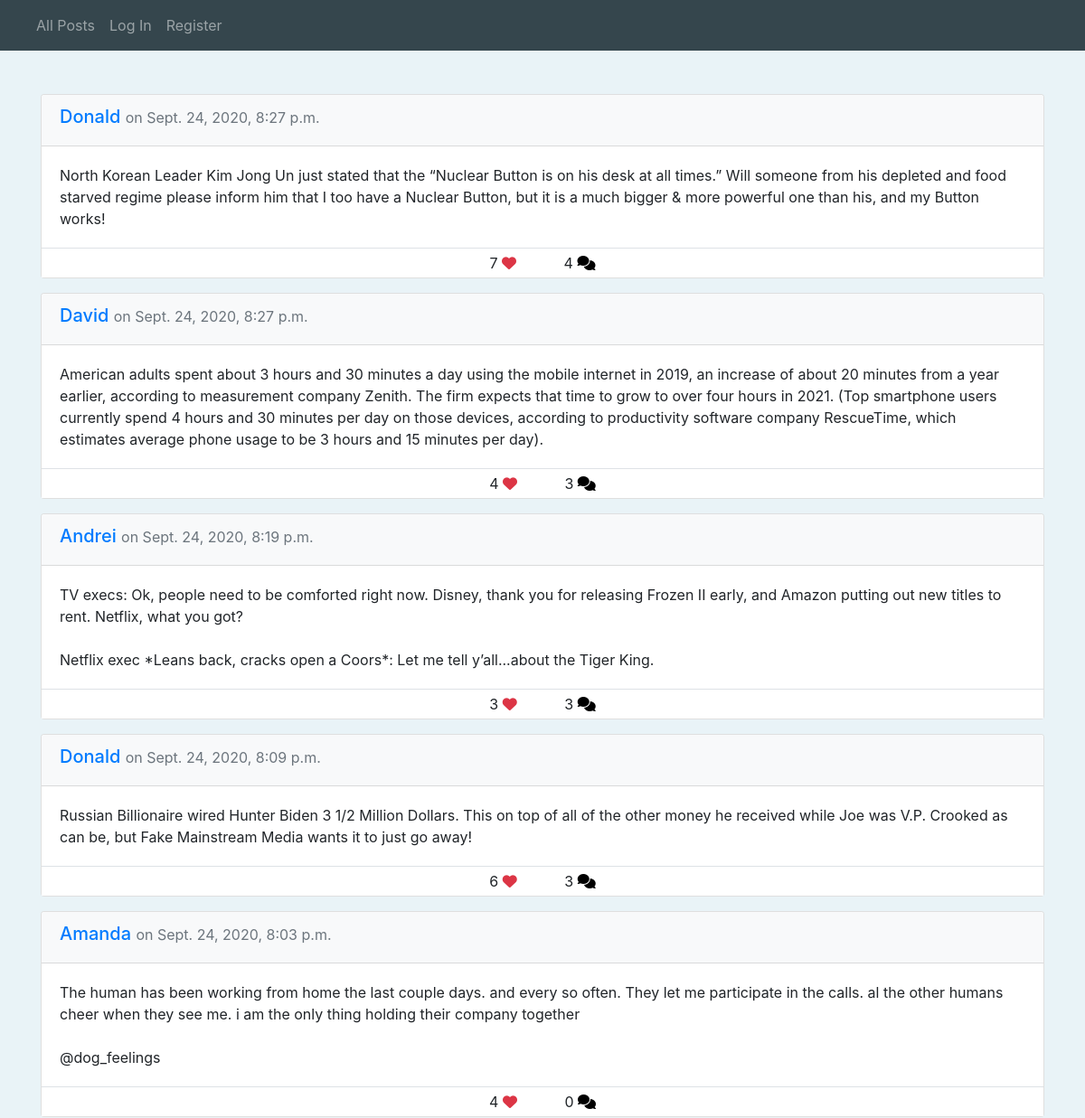
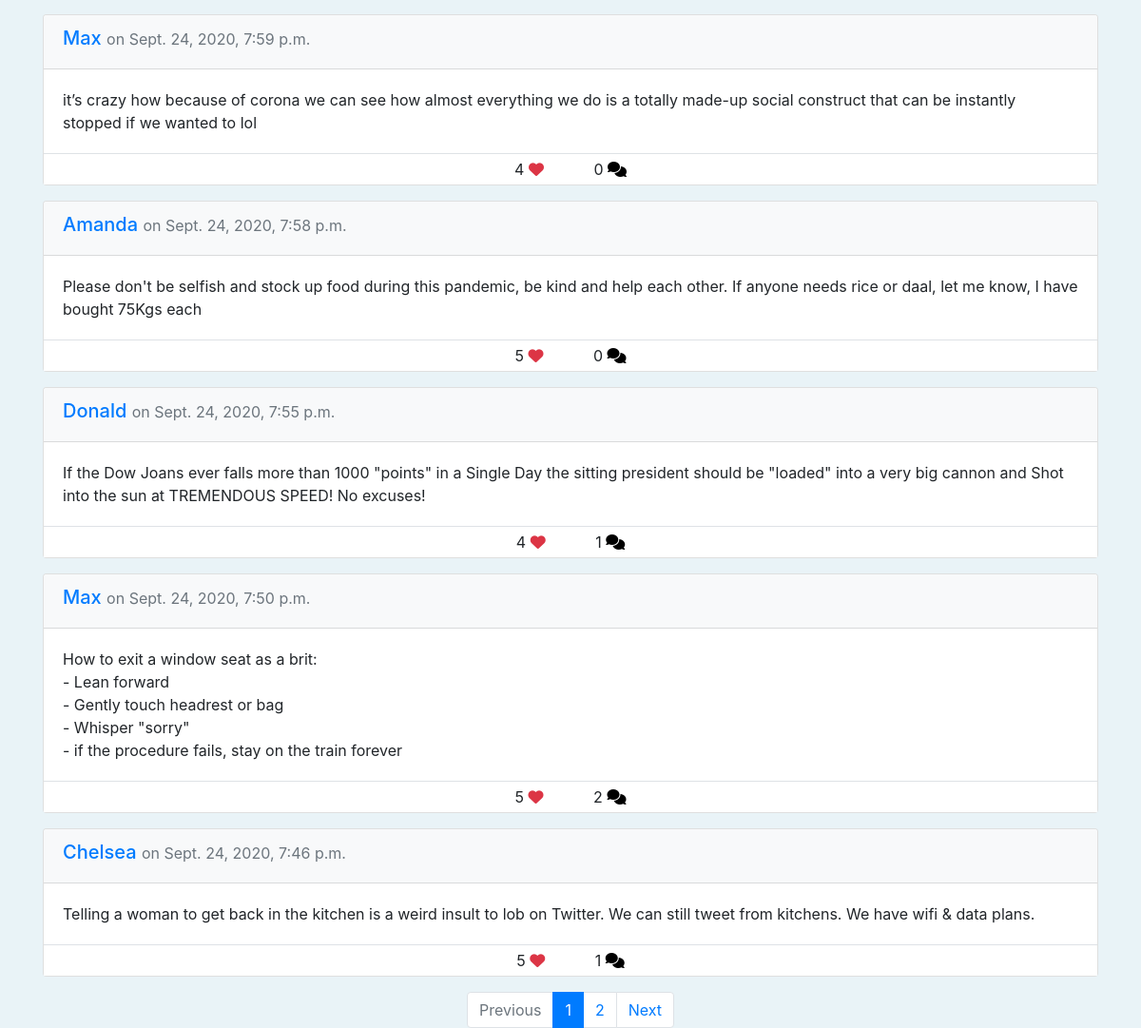
The page / on the database its author committed (2 pictures, top to bottom).
### network/models.py (models this page shows, shortened)
class Post(models.Model):
    creator = models.ForeignKey(User, related_name="posts",
                on_delete=models.CASCADE)
    timestamp = models.DateTimeField(auto_now_add=True)
    content = models.TextField(max_length=10000)

class User(AbstractUser):
    likes = models.ManyToManyField("Post", blank=True,
            related_name="likes")
    follows = models.ManyToManyField("self", blank=True, symmetrical=False,
              related_name="followers", default=0)
    def __str__(self):
        return f"{self.username}"

class Comment(models.Model):
    creator = models.ForeignKey(User, related_name="comments",
              on_delete=models.CASCADE)
    content = models.TextField(max_length=10000)
    post = models.ForeignKey(Post, related_name="comments",
           on_delete=models.CASCADE)
    timestamp = models.DateTimeField(auto_now_add=True)

### network/views.py (the view)
# urls.py: path("", views.index, name="index"),
def index(request):
    if request.method == "POST":
        newPost = Post(creator=request.user,content=request.POST["content"])
        newPost.save()
    content = getPaginator(request, Post.objects.order_by("-timestamp"))
    content["currentPage"] = "index"
    return render(request, "network/index.html", content)

### network/utils.py (called while the page is built)
def getPaginator(request, data):
    p = Paginator(data, 10)
    page_number = request.GET.get("page", 1)
    page = p.get_page(page_number)
    if page.has_previous():
        previousURL = f"?page={page.previous_page_number()}"
    else:
        previousURL = ''
    if page.has_next():
        nextURL = f"?page={page.next_page_number()}"
    else:
        nextURL = ''
    content = {"page": page, "previousURL": previousURL, "nextURL": nextURL}
    return content

### network/templates/network/index.html (shortened to what this page needs)
{% extends "network/layout.html" %}
{% load static %}
{% block body %}
    <div class="container py-3">
    </div>
{% endblock %}

### network/templates/network/layout.html (shortened to what this page needs)
{% load static %}
<!DOCTYPE html>
<html lang="en">
    <head>
        <link rel="stylesheet" href="https://stackpath.bootstrapcdn.com/bootstrap/4.4.1/css/bootstrap.min.css">
        <link href="{% static 'network/styles.css' %}" rel="stylesheet">
    </head>
    <body>
        <nav class="navbar navbar-expand-lg navbar-dark navbar-fixed-top">
            <div class="nav">
              <ul class="navbar-nav mr-auto">
                <li class="nav-item">
                  <a class="nav-link" href="{% url 'index' %}">All Posts</a>
                </li>
                {% if user.is_authenticated %}
                    <li class="nav-item">
                        <a class="nav-link" href="{% url 'following' %}">Following</a>
                    </li>
                    <li class="nav-item">
                        <a class="nav-link" href="{% url 'logout' %}">Log Out</a>
                    </li>
                {% else %}
                    <li class="nav-item">
                        <a class="nav-link" href="{% url 'login' %}">Log In</a>
                    </li>
                    <li class="nav-item">
                        <a class="nav-link" href="{% url 'register' %}">Register</a>
                    </li>
                {% endif %}
              </ul>
            </div>
          </nav>
        <div class="body">
            {% block body %}
            {% endblock %}
            <div class="container d-block mt-3">
                {% for post in page.object_list %}
                <div class="card my-3">
                    <div class="card-header bg-light">
                        <h5><a href="{% url 'profile' post.creator %}">{{ post.creator }}</a>
                            <small class="text-muted"> on {{ post.timestamp }}</small>
                        </h5>
                    </div>
                    <div class="card-body">
                        <p class="card-text content">{{ post.content }}</p>
                    </div>
                    <div class=" border-top py-1 bg-white row-fluid text-center">
                        <span class="">
                            <span id="num_likes">{{ post.likes.all | length }}</span>
                            {% if not user.is_authenticated %}
                                <i class="fa fa-heart text-danger"></i>
                            {% elif user in post.likes.all %}
                                <button id="likeBtn" class="bg-transparent border-0 p-0 m-0"><i class="fa fa-heart text-danger"></i></button>
                            {% else %}
                                <button id="likeBtn" class="bg-transparent border-0 p-0 m-0"><i class="far fa-heart text-danger"></i></button>
                            {% endif %}
                        </span>
                        <span class="ml-5">
                            <span id="num_comments">{{ post.comments.all | length }}</span>
                            <a href="{% url 'post' post.id%}"><button id="commentsBtn" class="bg-transparent border-0 p-0 m-0"><i class="fas fa-comments"></i></button></a>
                        </span>
                    </div>
                </div>
                {% empty %}
                    {% if currentPage == "following" %}
                        <h4 class="text-center mt-4">You are currenty not following anybody...</h4>
                    {% elif currentPage == "index" %}
                        <h4 class="text-center mt-4">No posts exist currently...</h4>
                    {% endif %}
                {% endfor %}
            </div>
            {% if page.paginator.num_pages > 1 %}
                <nav aria-label="..." class="mt-3">
                    <ul class="pagination justify-content-center ">
                        <li class="page-item {% if not page.has_previous %} disabled {% endif %}">
                            <a class="page-link" href="{{ previousURL }}" tabindex="-1" aria-disabled="true">Previous</a>
                        </li>
                        {% for i in page.paginator.page_range %}
                            {% if i == page.number %}
                                <li class="page-item active" aria-current="page">
                                    <a class="page-link" href="?page={{ i }}">{{ i }} <span class="sr-only">(current)</span></a>
                                </li>
                            {% elif i >= page.number|add:-2 and i <= page.number|add:2 %}
                                <li class="page-item"><a class="page-link" href="?page={{ i }}">{{ i }}</a></li>
                            {% endif %}
                        {% endfor %}
                        <li class="page-item {% if not page.has_next %} disabled {% endif %}">
                            <a class="page-link " href="{{nextURL}}">Next</a>
                        </li>
                    </ul>
                </nav>
            {% endif %}
        </div>
    </body>
</html>

### network/static/network/styles.css (style rules this page uses)
.content { white-space: pre-line; }
.body, html { margin: 0; height: 100%; background-color: #e9f3f7; }
.navbar { background-color: #35464d; }

### rows shown on the page
Post: creator "Donald", timestamp "Sept. 24, 2020, 8:27 p.m.", content "North Korean Leader Kim Jong Un just stated that the “Nuclear Button is on his desk at all times.” Will someone from his depleted and food starved regime please inform him that I too have a Nuclear Button, but it is a much bigger & more powerful one than his, and my Button works!", likes.all|length "7", comments.all|length "4"
Post: creator "David", timestamp "Sept. 24, 2020, 8:27 p.m.", content "American adults spent about 3 hours and 30 minutes a day using the mobile internet in 2019, an increase of about 20 minutes from a year earlier, according to measurement company Zenith. The firm expects that time to grow to over four hours in 2021. (Top smartphone users currently spend 4 hours and 30 minutes per day on those devices, according to productivity software company RescueTime, which estimates average phone usage to be 3 hours and 15 minutes per day).", likes.all|length "4", comments.all|length "3"
Post: creator "Andrei", timestamp "Sept. 24, 2020, 8:19 p.m.", content "TV execs: Ok, people need to be comforted right now. Disney, thank you for releasing Frozen II early, and Amazon putting out new titles to rent. Netflix, what you got? Netflix exec *Leans back, cracks open a Coors*: Let me tell y’all...about the Tiger King.", likes.all|length "3", comments.all|length "3"
Post: creator "Donald", timestamp "Sept. 24, 2020, 8:09 p.m.", content "Russian Billionaire wired Hunter Biden 3 1/2 Million Dollars. This on top of all of the other money he received while Joe was V.P. Crooked as can be, but Fake Mainstream Media wants it to just go away!", likes.all|length "6", comments.all|length "3"
Post: creator "Amanda", timestamp "Sept. 24, 2020, 8:03 p.m.", content "The human has been working from home the last couple days. and every so often. They let me participate in the calls. al the other humans cheer when they see me. i am the only thing holding their company together @dog_feelings", likes.all|length "4", comments.all|length "0"
Post: creator "Max", timestamp "Sept. 24, 2020, 7:59 p.m.", content "it’s crazy how because of corona we can see how almost everything we do is a totally made-up social construct that can be instantly stopped if we wanted to lol", likes.all|length "4", comments.all|length "0"
Post: creator "Amanda", timestamp "Sept. 24, 2020, 7:58 p.m.", content "Please don't be selfish and stock up food during this pandemic, be kind and help each other. If anyone needs rice or daal, let me know, I have bought 75Kgs each", likes.all|length "5", comments.all|length "0"
Post: creator "Donald", timestamp "Sept. 24, 2020, 7:55 p.m.", content "If the Dow Joans ever falls more than 1000 \"points\" in a Single Day the sitting president should be \"loaded\" into a very big cannon and Shot into the sun at TREMENDOUS SPEED! No excuses!", likes.all|length "4", comments.all|length "1"
Post: creator "Max", timestamp "Sept. 24, 2020, 7:50 p.m.", content "How to exit a window seat as a brit: - Lean forward - Gently touch headrest or bag - Whisper \"sorry\" - if the procedure fails, stay on the train forever", likes.all|length "5", comments.all|length "2"
Post: creator "Chelsea", timestamp "Sept. 24, 2020, 7:46 p.m.", content "Telling a woman to get back in the kitchen is a weird insult to lob on Twitter. We can still tweet from kitchens. We have wifi & data plans.", likes.all|length "5", comments.all|length "1"

### other values the page prints
{{ i }} "1"
{{ i }} "2"
